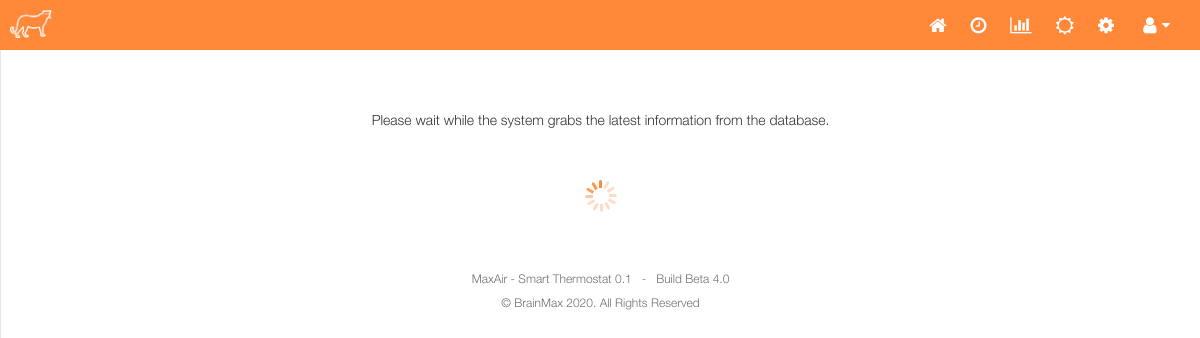
The page /home.php (signed in) on the database its author committed.
### tables this page shows
CREATE TABLE IF NOT EXISTS `system` (
  `id` int(11) NOT NULL AUTO_INCREMENT,
  `sync` tinyint(4) NOT NULL,
  `purge` tinyint(4) NOT NULL COMMENT 'Mark For Deletion',
  `name` varchar(50),
  `version` varchar(50),
  `build` varchar(50),
  `update_location` char(250),
  `update_file` char(100),
  `update_alias` char(100),
  `country` char(2),
  `language` char(10),
  `city` char(100),
  `zip` char(100),
  `openweather_api` char(100),
  `backup_email` char(100),
  `ping_home` bit(1),
  `timezone` varchar(50),
  `shutdown` tinyint(4),
  `reboot` tinyint(4),
  `c_f` tinyint(4) NOT NULL COMMENT '0=C, 1=F',
  `mode` tinyint(4),
  PRIMARY KEY (`id`)
);

### languages/en.php (called while the page is built, shortened)
<?php
$lang['title'] = "MaxAir - Smart Thermostat";
$lang['copyright'] = "BrainMax 2020. All Rights Reserved";
$lang['home'] = "Home";
$lang['login'] = "Login";
$lang['sign_in'] = "Please Sign In";
$lang['build'] = "Build";
$lang['powerd_by'] = "Powered By: Linux";
$lang['wifi_connect'] = "Connect To WiFi";
$lang['set_reboot'] = "Set and Restart";
$lang['lang_en'] = "English";
$lang['lang_pt'] = "Portuguese";
$lang['lang_fr'] = "Français";
$lang['lang_ro'] = "Română";
$lang['lang_lv'] = "Latviešu";
$lang['lang_it'] = "Italiano";
$lang['lang_de'] = "German";
$lang['start_time'] = "Start Time";
$lang['end_time'] = "End Time";
$lang['close'] = "Close";
$lang['dedicated_to'] = "Dedicated to: Amur Leopard";
$lang['cancel'] = "Cancel";
$lang['submit'] = "Submit";
$lang['do_not_refresh'] = "Do Not refresh or click the Back button on your Browser.";
$lang['temperature'] = "Temperature";
$lang['temp'] = "Temp";
$lang['humid'] = "Humid";
$lang['hot_water'] = "Hot Water";
$lang['cpu'] = "CPU";
$lang['start'] = "Start";
$lang['yes'] = "Yes";
$lang['save'] = "Save";
$lang['min_temperature'] = "Minimum Temperature";
$lang['max_temperature'] = "Maximum Temperature";
$lang['sch_name'] = "Schedule Name";
$lang['days'] = "Days";
$lang['hours'] = "Hours";
$lang['minutes'] = "Minutes";
$lang['seconds'] = "Seconds";
$lang['sun'] = "Sun";
$lang['mon'] = "Mon";
$lang['tue'] = "Tue";
$lang['wed'] = "Wed";
$lang['thu'] = "Thu";
$lang['fri'] = "Fri";
$lang['sat'] = "Sat";
$lang['jan'] = "Jan";
$lang['feb'] = "Feb";
$lang['mar'] = "Mar";
$lang['apr'] = "Apr";
$lang['may'] = "May";
$lang['jun'] = "Jun";
$lang['jul'] = "Jul";
$lang['aug'] = "Aug";
$lang['sep'] = "Sep";
$lang['oct'] = "Oct";
$lang['nov'] = "Nov";
$lang['dec'] = "Dec";
$lang['user_accounts'] = "User Accounts";
$lang['user_pass_empty'] = "Username and Password is empty.";
$lang['fullname_empty'] = "Fullname is empty";
?>

### st_inc/functions.php (called while the page is built, shortened)
<?php
function settings($db, $svalue){
	$rValue = "";
	$query="SELECT * FROM system limit 1;";
	$result = $db->query($query);
	if ($row = mysqli_fetch_array($result))
    {
        if(isset($row[$svalue]))
            $rValue = $row[$svalue];
    }
	return $rValue;
}
?>

### home.php (the view, shortened to what this page needs)
<?php
require_once(__DIR__.'/st_inc/functions.php');
if(isset($_GET['page_name'])) {
        $page_name = $_GET['page_name'];
} else {
        $page_name = "homelist";
}
?>
<?php include("header.php"); ?>
        <div id="page-wrapper">
<br>
            <div class="row">
                <div class="col-lg-12">
                   	<div id="<?php echo $page_name; ?>" >
				   <div class="text-center"><br><br><p><?php echo $lang['please_wait_text']; ?></p>
				   <br><br><img src="images/loader.gif">
				   <br><br><br><br>
				   </div>
				   </div>
                </div>
            </div>
	<div class="col-md-8 col-md-offset-2">
	<div class="login-panel-foother">
        <h6><?php echo settings($conn, 'name').' '.settings($conn, 'version')."&nbsp;&nbsp;&nbsp;-&nbsp;&nbsp;&nbsp;".$lang['build']." ".settings($conn, 'build'); ?></h6>
        <br><br>
        <h6><?php echo "&copy;&nbsp;".$lang['copyright']; ?></h6>
	</div>
	</div>
       </div>
		<?php include("footer.php"); ?>

### css/sb-admin-2.css (style rules this page uses)
body { background-color: #f8f8f8; }
#page-wrapper { padding: 0 15px; min-height: 568px; background-color: #fff; }
@media (min-width:768px) { #page-wrapper { position: inherit; margin: 0 0 0 0px; padding: 0 30px; border-left: 1px solid #e7e7e7; } }
body { font-family:"HelveticaNeue-Light",Helvetica,Arial,sans-serif; font-size:14px;line-height:1.42857143; color:#333; background-color:#fff }
.login-panel-foother { color: #707070; margin-top: 10px; text-align: center; line-height: 1; font-size: 75%; }
#page-wrapper { padding: 0 10px; }

### rows shown on the page
system: name "MaxAir - Smart Thermostat", version "0.1", build "Beta 4.0"

### other values the page prints
$lang['please_wait_text'] "Please wait while the system grabs the latest information from the database."
$lang['build'] "Build"
$lang['copyright'] "BrainMax 2020. All Rights Reserved"
